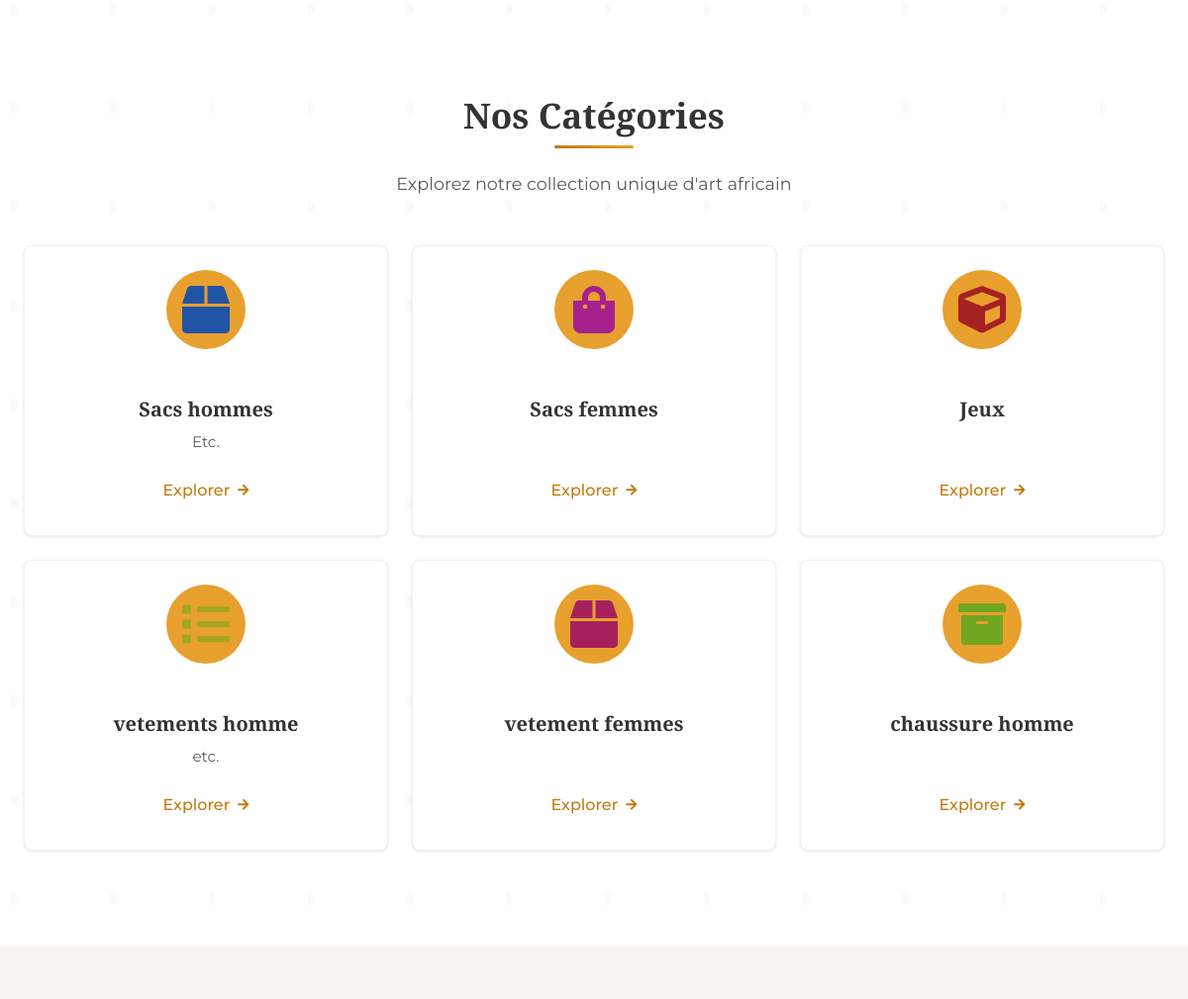
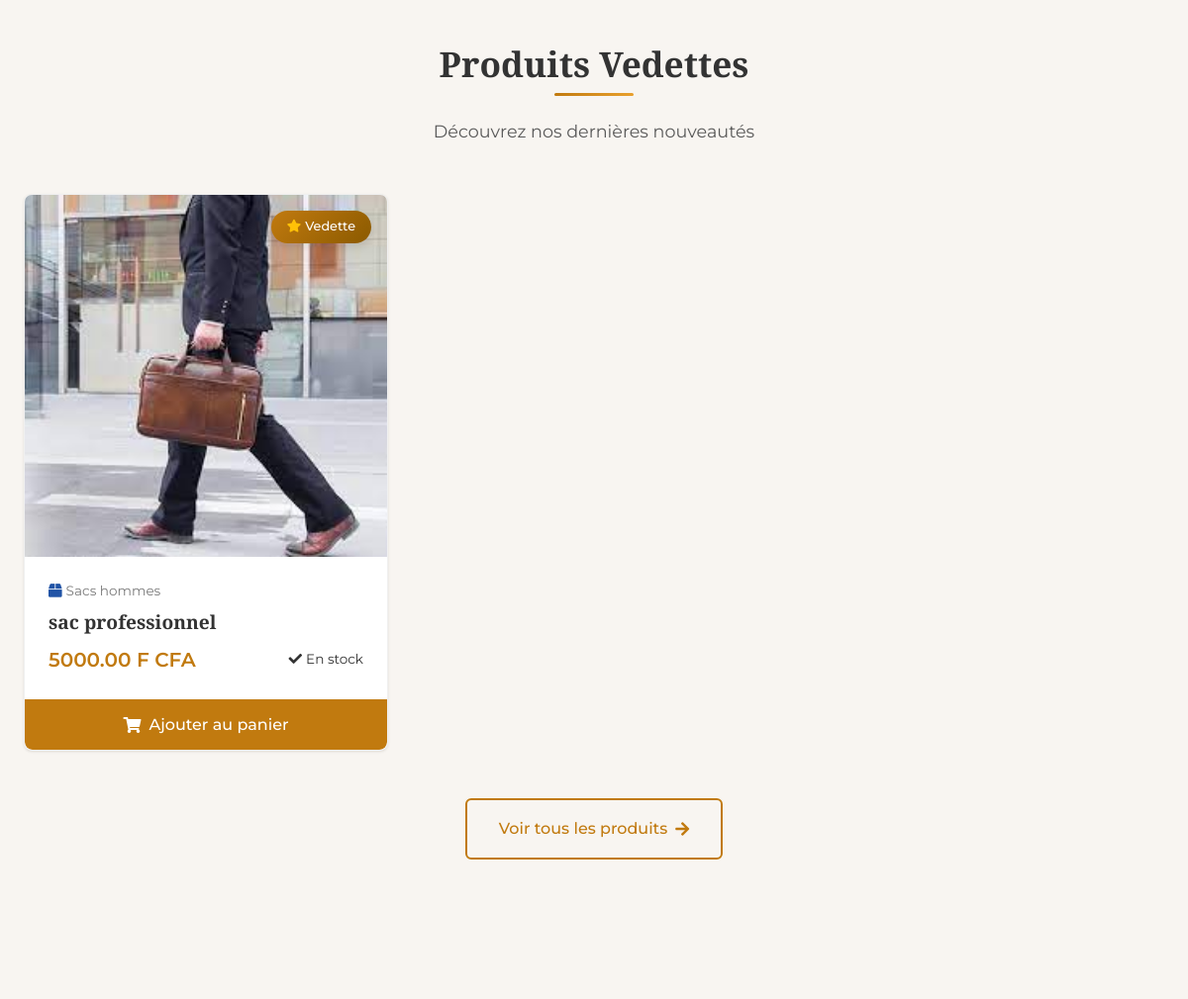
Before: / (middle part) with the older database file (2 pictures, top to bottom).
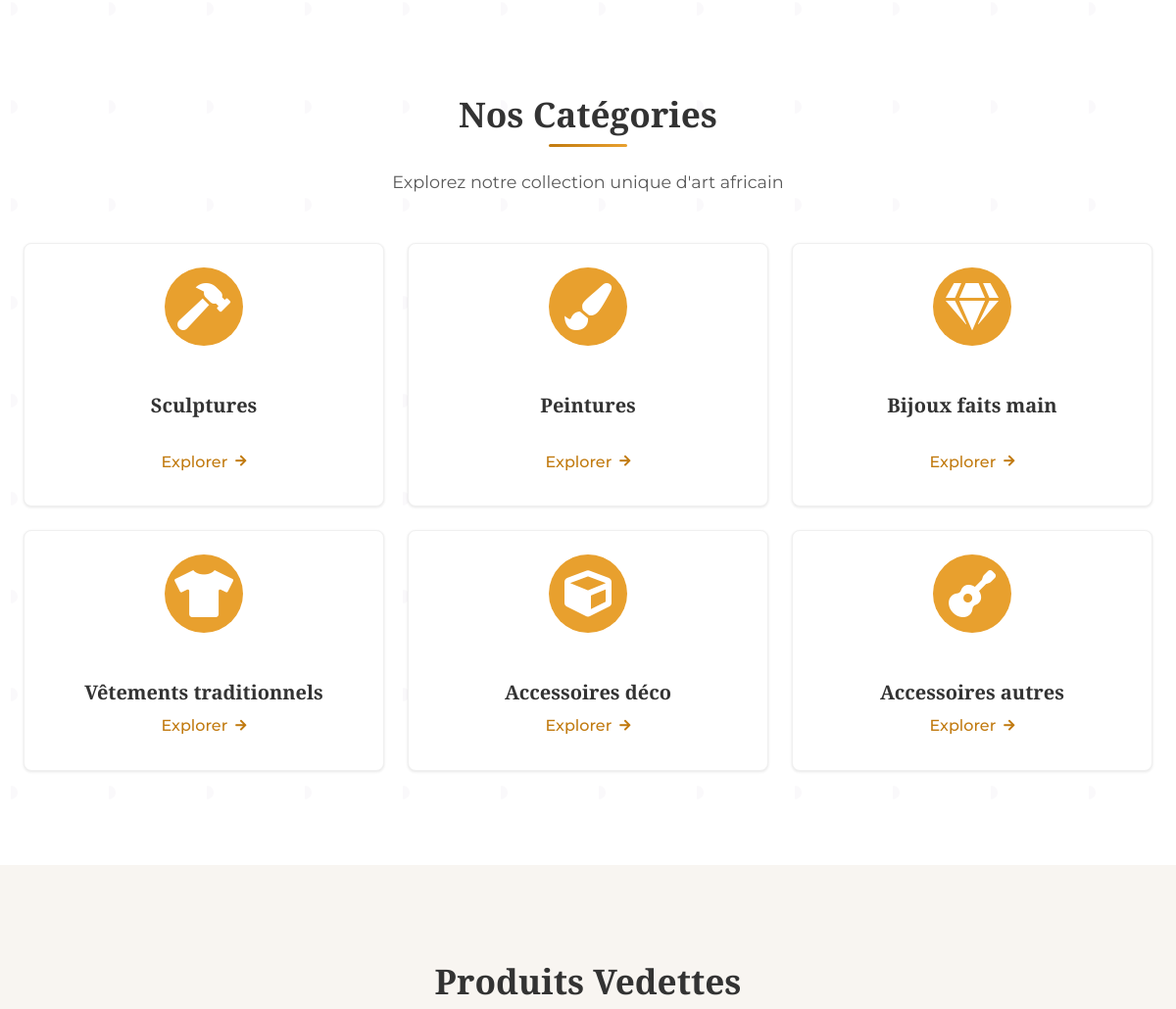
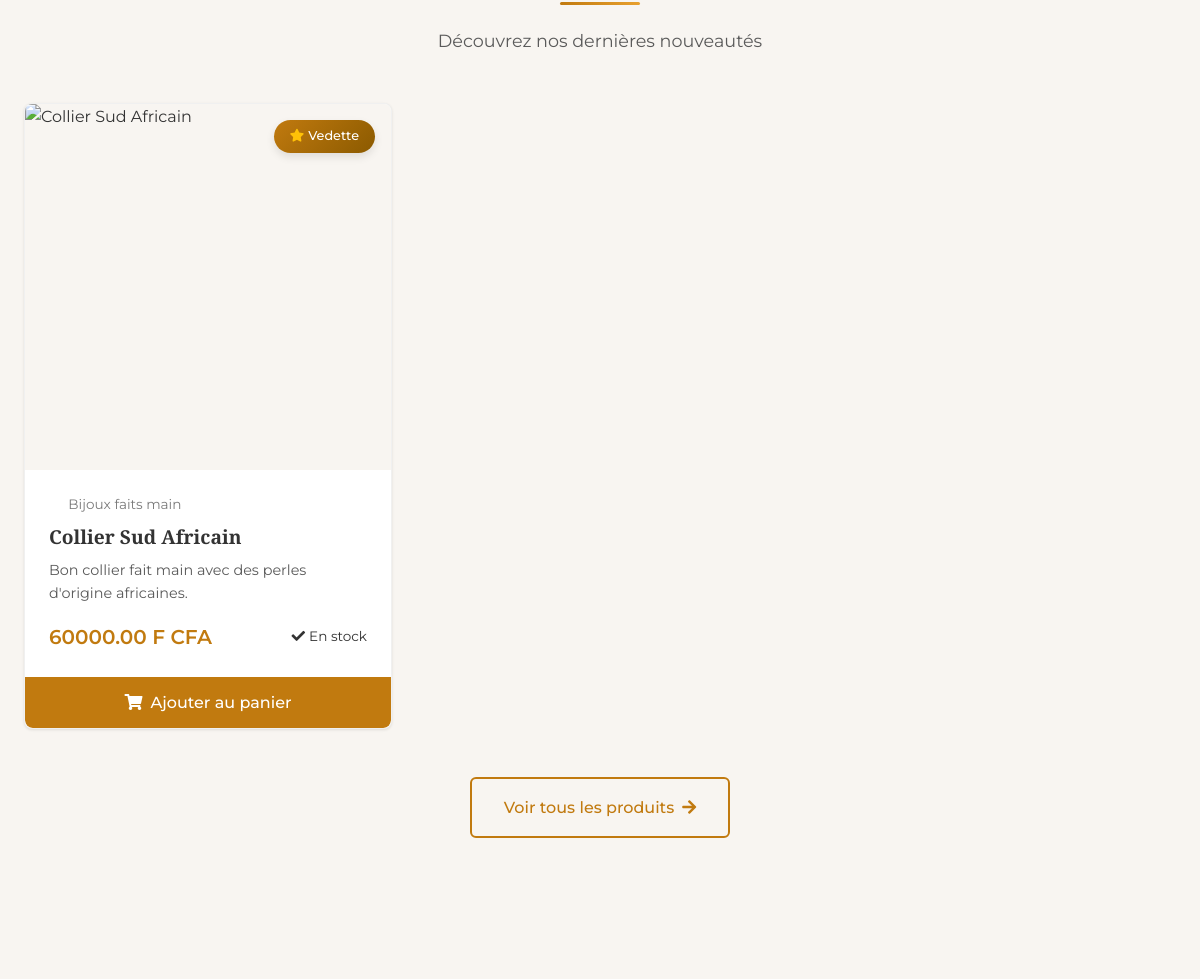
After: the same page with the newer database file (2 pictures, top to bottom).
### products/models.py (models this page shows, shortened)
class Category(models.Model):
    name = models.CharField(max_length=255, unique=True, verbose_name="Nom de la catégorie")
    description = models.TextField(blank=True, null=True, verbose_name="Description")
    icon = models.CharField(max_length=100, verbose_name="Icône FontAwesome")
    color = models.CharField(max_length=7, default="#6b21a8", verbose_name="Couleur")
    featured = models.BooleanField(default=False, verbose_name="Mise en avant")
    image = models.ImageField(upload_to='categories/', blank=True, null=True, verbose_name="Image de la catégorie")
    class Meta:
        verbose_name = "Catégorie"
        verbose_name_plural = "Catégories"

class Product(models.Model):
    category = models.ForeignKey(Category, on_delete=models.CASCADE, related_name="products", verbose_name="Catégorie")
    name = models.CharField(max_length=255, unique=True, verbose_name="Nom du produit")
    description = models.TextField(blank=True, null=True, verbose_name="Description")
    price = models.DecimalField(max_digits=10, decimal_places=2, verbose_name="Prix")
    stock = models.IntegerField(default=0, verbose_name="Stock")
    sku = models.CharField(max_length=100, unique=True, verbose_name="SKU", blank=True, null=True)
    barcode = models.CharField(max_length=100, unique=True, verbose_name="Code-barres", blank=True, null=True)
    weight = models.DecimalField(max_digits=6, decimal_places=2, verbose_name="Poids (kg)", blank=True, null=True)
    status_choices = [
        ('active', 'Actif'),
        ('draft', 'Brouillon'),
        ('archived', 'Archivé'),
    ]
    status = models.CharField(max_length=10, choices=status_choices, default='active', verbose_name="Statut")
    featured = models.BooleanField(default=False, verbose_name="Produit mis en avant")
    created_at = models.DateTimeField(default=timezone.now, verbose_name="Date de création")
    updated_at = models.DateTimeField(auto_now=True, verbose_name="Date de mise à jour")
    class Meta:
        verbose_name = "Produit"
        verbose_name_plural = "Produits"

### store/views.py (the view)
# urls.py: path('', views.home_page, name='home'),
def home_page(request):
    featured_products = Product.objects.filter(
        featured=True,
        status='active'
    ).order_by('-id')[:9]  # Limite aux 9 derniers produits
    categories = Category.objects.all()
    context = {
        'featured_products': featured_products,
        'categories': categories,
    }
    return render(request, 'website/index.html', context)

### notifications/context_processors.py (called while the page is built)
def unread_notifications(request):
    if request.user.is_authenticated and request.user.is_staff:
        unread_notifications = Notification.objects.filter(user=request.user, is_read=False).order_by('-created_at')[:5]
        unread_count = unread_notifications.count()
    else:
        unread_notifications = []
        unread_count = 0
    return {
        'unread_notifications': unread_notifications,
        'unread_notifications_count': unread_count
    }

### templates/website/index.html (shortened to what the changed rows need)
{% extends 'base/website/base.html' %}
{% load static %}
{% block content %}
<link rel="stylesheet" href="{% static 'css/website/home.css' %}">
<main class="home-page">
    <section class="categories-section">
        <div class="section-container">
            <header class="section-header">
                <h2 class="section-title">Nos Catégories</h2>
            </header>
            <div class="categories-grid">
                {% for category in categories %}
                <a href="{% url 'products' %}?category={{ category.id }}" class="category-card"
                    data-category="{{ category.name|lower }}">
                    <div class="category-icon">
                        <i class="fas {{ category.icon }}" style="color: {{ category.color }}"></i>
                    </div>
                    <div class="category-content">
                        <h3 class="category-title">{{ category.name }}</h3>
                        {% if category.description %}
                        <p class="category-description">{{ category.description|truncatechars:50 }}</p>
                        {% endif %}
                        <span class="category-link">Explorer <i class="fas fa-arrow-right"></i></span>
                    </div>
                    {% if category.image %}
                    <div class="category-image" style="background-image: url('{{ category.image.url }}')"></div>
                    {% endif %}
                </a>
                {% empty %}
                <div class="empty-state">
                    <i class="fas fa-boxes"></i>
                    <p>Aucune catégorie disponible pour le moment</p>
                </div>
                {% endfor %}
            </div>
        </div>
    </section>
    <section class="featured-products-section">
        <div class="section-container">
            <header class="section-header">
                <h2 class="section-title">Produits Vedettes</h2>
            </header>
            <div class="products-grid">
                {% for product in featured_products %}
                {% if product.stock > 0 %}
                <article class="product-card" data-category="{{ product.category.name|lower }}">
                    <a href="{% url 'product_detail' product.id %}" class="product-link">
                        <div class="product-image">
                            {% if product.featured %}
                            <div class="featured-badge">
                                <i class="fas fa-star"></i> Vedette
                            </div>
                            {% endif %}
                        </div>
                        <div class="product-info">
                            <div class="product-category">
                                <i class="fas {{ product.category.icon }}" style="color: {{ product.category.color }}"></i>
                                {{ product.category.name }}
                            </div>
                            <h3 class="product-title">{{ product.name }}</h3>
                            {% if product.description %}
                            <p class="product-description">{{ product.description|truncatechars:100 }}</p>
                            {% endif %}
                            <div class="product-details">
                                <div class="product-price">
                                    <span class="current-price">{{ product.price }} F CFA</span>
                                </div>
                                <div class="product-stock">
                                    <i class="fas fa-check"></i> En stock
                                </div>
                            </div>
                        </div>
                    </a>
                    <button onclick="addToCart(
                        {{ product.id }},
                        '{{ product.name|escapejs }}',
                        {{ product.price }},
                        '{% if product.media.exists %}{{ product.media.first.file.url }}{% else %}{% static 'images/placeholder.jpg' %}{% endif %}',
                        {{ product.stock }}
                    )" class="add-to-cart-btn">
                        <i class="fas fa-shopping-cart"></i>
                        Ajouter au panier
                    </button>
                </article>
                {% endif %}
                {% empty %}
                <div class="empty-state">
                    <i class="fas fa-box-open"></i>
                    <p>Aucun produit vedette disponible pour le moment</p>
                </div>
                {% endfor %}
            </div>
        </div>
    </section>
</main>
{% endblock %}

Changed rows visible on the page:
removed Category: name "Sacs hommes", description "Etc.", image (picture)
removed Category: name "Sacs femmes", image (picture)
removed Category: name "Jeux", image (picture)
removed Category: name "vetements homme", description "etc.", image (picture)
removed Category: name "vetement femmes", image (picture)
removed Category: name "chaussure homme", image (picture)
removed Product: featured True (drawn), category.name "Sacs hommes", name "sac professionnel", price "5000.00"
added Category: name "Sculptures", image (picture)
added Category: name "Peintures", image (picture)
added Category: name "Bijoux faits main", image (picture)
added Category: name "Vêtements traditionnels", image (picture)
added Category: name "Accessoires déco", image (picture)
added Category: name "Accessoires autres", image (picture)
added Product: featured True (drawn), category.name "Bijoux faits main", name "Collier Sud Africain", description "Bon collier fait main avec des perles d'origine africaines.", price "60000.00"
